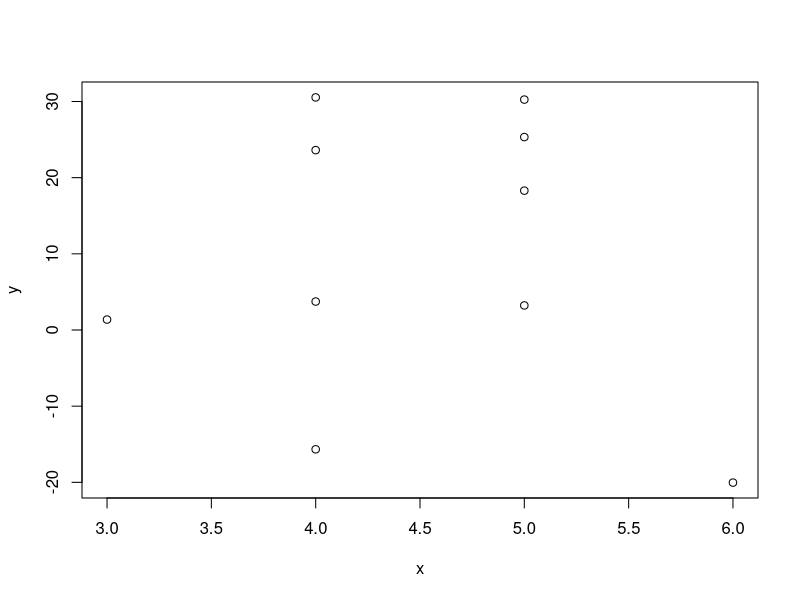
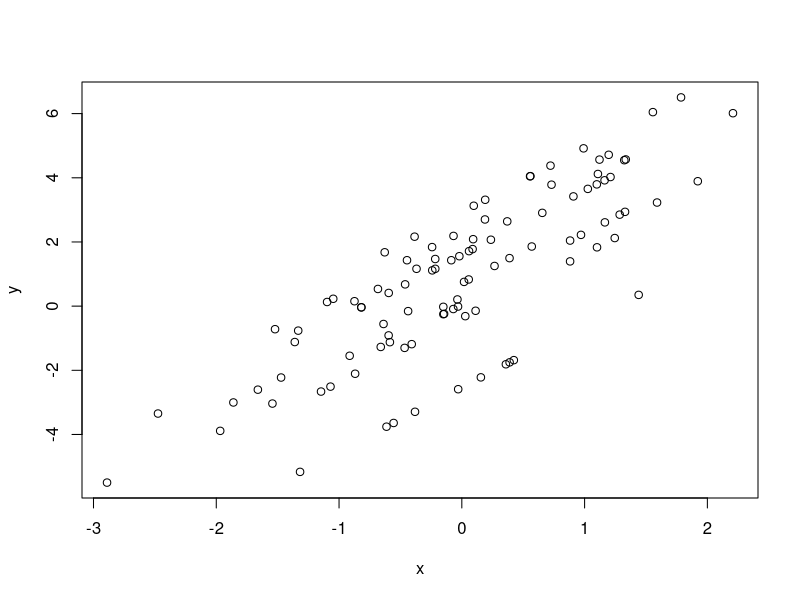

These figures' R source, in order:
set.seed(1)
rpois(5, 2)

set.seed(1)
rpois(5, 2)

?rnorm

?set.seed()

?rpois

set.seed(10)
x <- rbinom(10, 10, 0.5)
e <- rnorm(10, 0, 20)
y <- 0.5 + 2 * x + e
plot(x,y)

system.time({set.seed(20)
            x <- rnorm(100)
            e <- rnorm(10, 0, 2)
            y <- 0.5 + 2 * x + e
            plot(x,y)})

library(datasets)
Rprof()
fit <- lm(y ~ x + x)
Rprof(NULL)
summaryRprof()
  